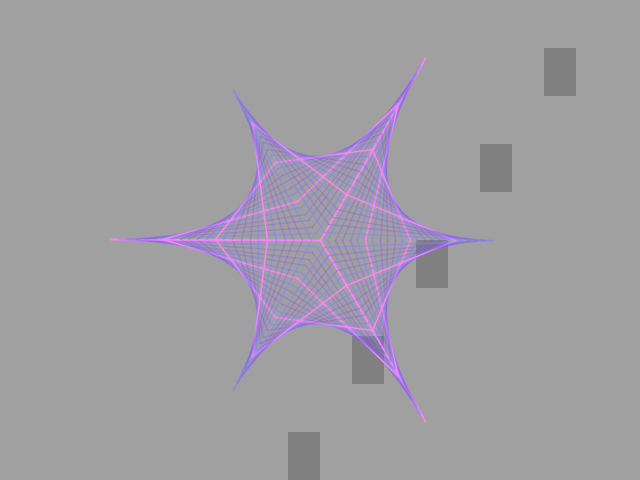
Frame 1 (no input)
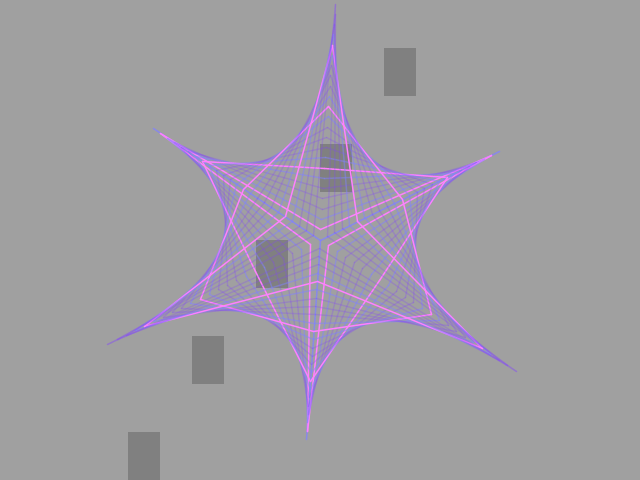
Frame 60 (the mouse pressed at the canvas centre just before this capture)
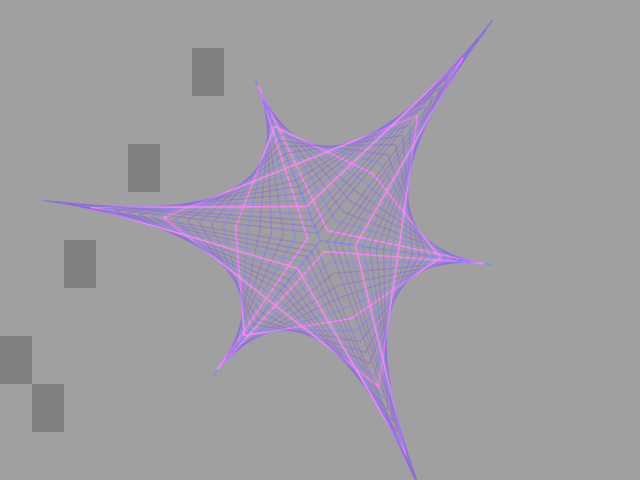
Frame 120 (the mouse held since frame 60 and released just before this capture)

The Processing sketch that drew these frames (run headless with seeded random() and noise(); from frame 60 on, the mouse is pressed at the canvas centre):

// Processing sketch: sketch_02_Learning_to_Program_Extra
// ── sketch_02_Learning_to_Program_Extra.pde
//Modyfied copypaste from assingment
//THX. Simon J, for convert to float

//grid
int numberOfAxis = 6;
int numberOfLines = 24;
float axisStep = 10.0;
PVector[] axisV;
PVector[] nodes;

//Create our timing variable
int frame = 0;
int animHard = 0;
int animHintervall = 10;

boolean animateArms = true;

//Background
PVector gridCenter;
color bgC = color(128,128,128,255);
color bgTwoC = color(255,255,255,64);
int offsetFromCorner = 40;

//Lines
int colorIntervall = 3;
color lineC = color(128,64,255,64);
color oddLineC = color(128,128,255,125);
color oddLineTwoC = color(255,128,255,255);


void setup()
{
	size(640, 480);
	gridCenter = new PVector((float)width *0.5, (float)height * 0.5);

	CreateGrid(numberOfAxis, numberOfLines, frame);
}

void CreateGrid(int nOA, int nOL, float anim){
	if(nOL < 1){
		nOL = 1;
	}
	if(nOA < 2){
		nOA = 2;
	}


	axisV = new PVector[nOA];
	nodes = new PVector[nOA * nOL];

	//Create points in a circle;
	float mulCircle = 2 * PI; //Full circle in radians
	float mulI = 1.00000000 / (float)nOA;

	if (nOA == 2) {
		mulCircle = 2 * PI; //Full circle in radians
		mulI = 1.00000000 / 8.0;
	}


	int axisTravel = 0; 
	int axisLine = 0;
	boolean  swapDir = true;


	//animation
	float axStepOne = axisStep * sin(anim);
	float axStepTwo = axisStep * sin(anim);
	if(animateArms){
		axStepOne = axisStep * (1.5 + sin(anim)) * 0.5;
		axStepTwo = axisStep * (2.5 + cos(anim)) * 0.25;
	}

	for(int x = 0; x < nodes.length; x++){
		if((x % nOL) == 0){
			axisTravel = 0;
			axisLine++;
			swapDir = !swapDir;
		}

		nodes[x] = PVector.fromAngle(mulCircle * mulI * axisLine + anim);
		if(swapDir){
			nodes[x].x *= axisTravel * axStepOne;
			nodes[x].y *= axisTravel * axStepOne;

		}else{
			nodes[x].x *= (axStepTwo * nOL) - (axisTravel * axStepTwo);
			nodes[x].y *= (axStepTwo * nOL) - (axisTravel * axStepTwo);
		}
		axisTravel++;
	}

	print("axisTravel = ", axisTravel, "   AxisLine = ", axisLine, "  nodes = ", nodes.length);

	for(int i = 0; i < nOA; i++){
		//PVector p = new PVector(0,1);
		axisV[i] = PVector.fromAngle(mulCircle * mulI * i);
	}
}

void draw()
{
	//Tweeks
	numberOfAxis = 6;
	numberOfLines = 24;
	axisStep = 10;

	CreateGrid(numberOfAxis, numberOfLines, frame * 0.01);


	//Draw backdrop
	DrawBackGround(animHard);

	//Draw our scan lines.
	strokeWeight(1.5);
	stroke(lineC);
	
	//Draw axis'es
	for(int i = 0; i < axisV.length; i ++){
		 //line(gridCenter.x, gridCenter.y, gridCenter.x + axisV[i].x * 200, gridCenter.y + axisV[i].y * 200);
	}

	//Draw rest
	 for(int u = 0; u < nodes.length; u++){
	 	stroke(lineC);
	 	if((u + animHard) % 6 == 0){
	 		stroke(oddLineTwoC);
	 	}
	 	if((u - 1 + animHard) % 6 == 0){
	 		stroke(oddLineC);
	 	}
	 	if((u + 1 + animHard) % 6 == 0){
	 		stroke(oddLineC);
	 	}
	 	int z = (u + numberOfLines) % nodes.length;
	 	line(gridCenter.x + nodes[u].x, gridCenter.y + nodes[u].y, gridCenter.x + nodes[z].x, gridCenter.y + nodes[z].y);
	 }
	 
	 frame++;
	 if(frame % animHintervall == 0)
	 	animHard++;
}

void DrawBackGround(int anim){
	//Clear background
	background(bgC);
	noStroke();
	fill(bgTwoC);


	int yL = 10;
	int xL = 20;

	float w = width;
	float h = height;
	float xI = w / xL;
	float yI = h / yL;


	int p = 0 + anim;
	int q = (int)w + (int)h - anim;


	boolean  swap = false;
	int dir = 0;
	for(int y = 0; y < yL; y++){
		if(swap){
			for(int x = 0; x < xL; x++){
				p++;
				DrawBGPixels(p, x* xI, y * yI , xI, yI);
			}
		}else{
			for(int x = xL; x > 0; x--){
				p++;
				DrawBGPixels(p, (float)x * xI -xI, (float)y * yI, xI, yI);
			}
		}
		swap = !swap;
	}

//rect(offsetFromCorner, offsetFromCorner, width - offsetFromCorner *2, height - offsetFromCorner *2);
}

void DrawBGPixels(int p, float x,float y, float xsize, float ysize){
	if(p % 38 == 0){
					fill(bgC);
				}else{
					fill(bgTwoC);
				}
				rect(x, y, xsize, ysize);
}
